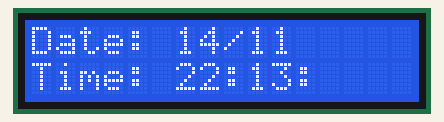
A sketch run on a simulated Arduino Uno, built with avr-gcc and run on an emulated ATmega328P. Parts: 16×2 character LCD. The local clock reads 2024-03-15 10:24:30 at power-on unless the sketch sets it.

Above: at 0.1 s.
At 40.2 s:
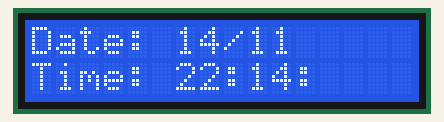
At 100.4 s:
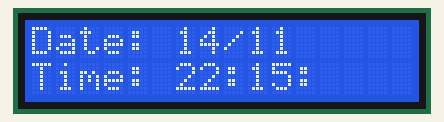

Measured:
- what the display in image 1 shows lasts 60.1 s, from 40.2 s to 100.3 s

The sketch:

rtc.ino
```cpp
#include <LiquidCrystal_I2C.h>
#include <ThreeWire.h>
#include <RtcDS1302.h>

//0x3F or 0x27
LiquidCrystal_I2C lcd(0x27, 16, 2);   //LCD Object

ThreeWire myWire(5, 6, 7);        // DAT, CLK, RST
RtcDS1302<ThreeWire> Rtc(myWire);    // RTC Object

void setup ()
{
  lcd.init();
  lcd.backlight();
  lcd.clear();

  Rtc.Begin();

  RtcDateTime currentTime = RtcDateTime(__DATE__ , __TIME__);
  Rtc.SetDateTime(currentTime);
}

void loop ()
{

  RtcDateTime now = Rtc.GetDateTime();
  lcd.clear();
  lcd.setCursor(0, 0);
  lcd.print("Date: ");
  lcd.print(now.Day());
  lcd.print("/");
  lcd.print(now.Month());


  lcd.setCursor(0, 1);
  lcd.print("Time: ");
  lcd.print(now.Hour());
  lcd.print(":");
  lcd.print(now.Minute());
  lcd.print(":");


  delay(500);
}
```
